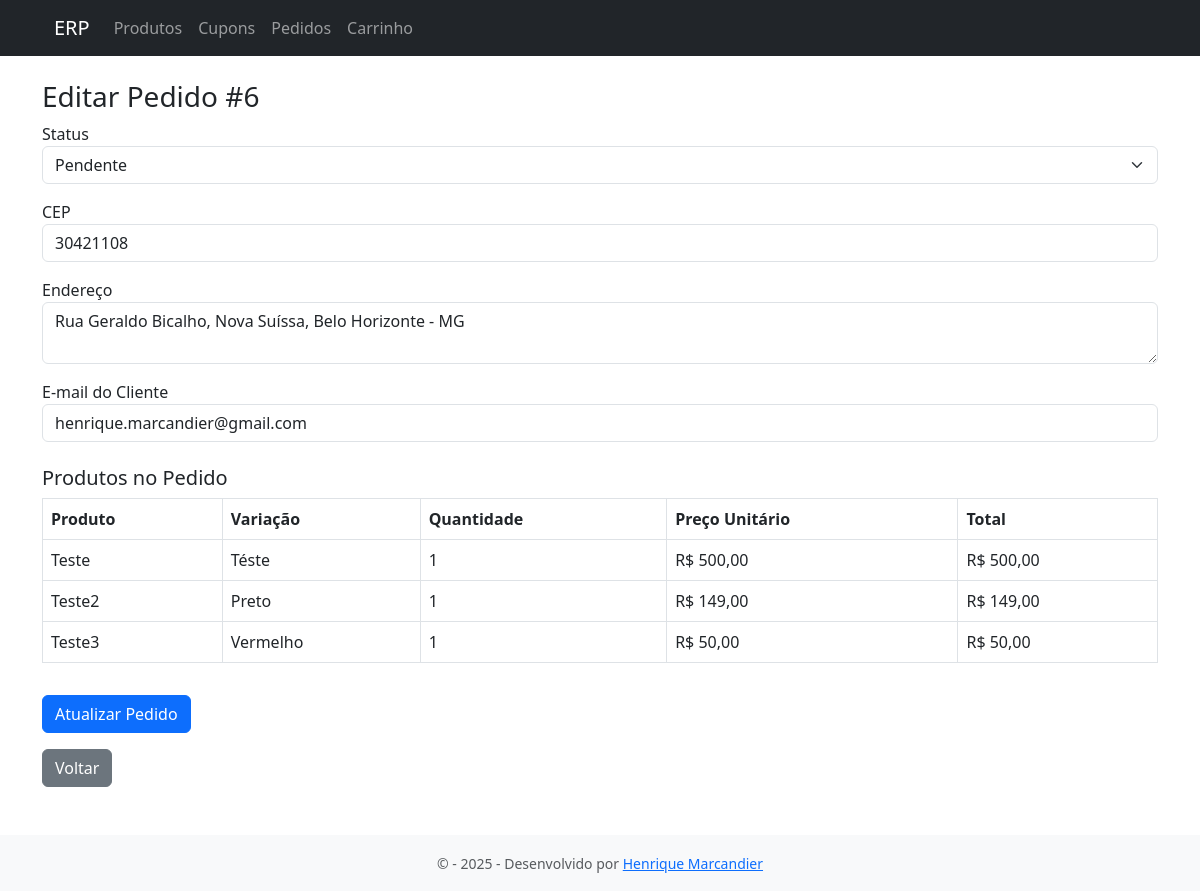
The app's page /?url=pedido/editar&id=6 with its own data.
### tables this page shows
CREATE TABLE `pedidos` (
  `id` int(11) NOT NULL AUTO_INCREMENT,
  `cliente_nome` varchar(100) NOT NULL,
  `email_cliente` varchar(100) DEFAULT NULL,
  `cep` varchar(10) DEFAULT NULL,
  `endereco` varchar(255) DEFAULT NULL,
  `status` enum('Pendente','Processando','Enviado','Cancelado','Concluído') DEFAULT 'Pendente',
  `cupom_aplicado` varchar(255) DEFAULT NULL,
  `subtotal` decimal(10,2) NOT NULL DEFAULT 0.00,
  `frete` decimal(10,2) NOT NULL DEFAULT 0.00,
  `desconto` decimal(10,2) NOT NULL DEFAULT 0.00,
  `total` decimal(10,2) NOT NULL DEFAULT 0.00,
  `criado_em` datetime DEFAULT current_timestamp(),
  PRIMARY KEY (`id`)
);

CREATE TABLE `pedido_itens` (
  `id` int(11) NOT NULL AUTO_INCREMENT,
  `pedido_id` int(11) NOT NULL,
  `variacao_id` int(11) NOT NULL,
  `quantidade` int(11) NOT NULL,
  `preco_unitario` decimal(10,2) NOT NULL,
  PRIMARY KEY (`id`)
);

CREATE TABLE `produtos` (
  `id` int(11) NOT NULL AUTO_INCREMENT,
  `nome` varchar(100) NOT NULL,
  `descricao` text DEFAULT NULL,
  `preco` decimal(10,2) NOT NULL DEFAULT 0.00,
  `ativo` tinyint(1) DEFAULT 1,
  `criado_em` datetime DEFAULT current_timestamp(),
  PRIMARY KEY (`id`)
);

CREATE TABLE `variacoes` (
  `id` int(11) NOT NULL AUTO_INCREMENT,
  `produto_id` int(11) NOT NULL,
  `nome` varchar(100) NOT NULL,
  `preco` decimal(10,2) NOT NULL,
  PRIMARY KEY (`id`)
);

### controllers/PedidoController.php (called while the page is built, shortened)
<?php
require_once __DIR__ . '/../models/Cupom.php';
        ?>
        <?php
function editarPedido() {
    global $conn;
    $id = intval($_GET['id']);
    $resPedido = $conn->query("SELECT * FROM pedidos WHERE id = $id");
    $pedido = $resPedido->fetch_assoc();
    $resItens = $conn->query("SELECT pi.*, v.nome AS variacao_nome, p.nome AS produto_nome
        FROM pedido_itens pi
        JOIN variacoes v ON pi.variacao_id = v.id
        JOIN produtos p ON v.produto_id = p.id
        WHERE pi.pedido_id = $id");
    $itens = $resItens->fetch_all(MYSQLI_ASSOC);
    include __DIR__ . '/../views/pedidos/form_editar.php';
}
?>

### views/pedidos/form_editar.php (the view, shortened to what this page needs)
<?php include __DIR__ . '/../layout/header.php'; ?>
<div class="container mt-4">
  <h3>Editar Pedido #<?= $pedido['id'] ?></h3>
  <form method="POST" action="?url=pedidos/atualizar">
    <div class="mb-3">
      <label>Status</label>
      <select name="status" class="form-select" required>
        <?php
          $status_options = ['Pendente', 'Processando', 'Enviado', 'Cancelado', 'Concluído'];
          foreach ($status_options as $opt) {
            $sel = ($pedido['status'] == $opt) ? 'selected' : '';
            echo "<option value=\"$opt\" $sel>$opt</option>";
          }
        ?>
      </select>
    </div>
    <div class="mb-3">
  <label>CEP</label>
  <input type="text" name="cep" id="cep" class="form-control" value="<?= htmlspecialchars($pedido['cep']) ?>" required>
</div>
<div class="mb-3">
  <label>Endereço</label>
  <textarea name="endereco" id="endereco" class="form-control" required><?= htmlspecialchars($pedido['endereco']) ?></textarea>
</div>
    <div class="mb-3">
      <label>E-mail do Cliente</label>
      <input type="email" name="email" class="form-control" value="<?= htmlspecialchars($pedido['email_cliente']) ?>" required>
    </div>
    <h5 class="mt-4">Produtos no Pedido</h5>
    <table class="table table-bordered">
      <thead>
        <tr>
          <th>Produto</th>
          <th>Variação</th>
          <th>Quantidade</th>
          <th>Preço Unitário</th>
          <th>Total</th>
        </tr>
      </thead>
      <tbody>
        <?php foreach ($itens as $item): ?>
        <tr>
          <td><?= htmlspecialchars($item['produto_nome']) ?></td>
          <td><?= htmlspecialchars($item['variacao_nome']) ?></td>
          <td><?= $item['quantidade'] ?></td>
          <td>R$ <?= number_format($item['preco_unitario'], 2, ',', '.') ?></td>
          <td>R$ <?= number_format($item['quantidade'] * $item['preco_unitario'], 2, ',', '.') ?></td>
        </tr>
        <?php endforeach; ?>
      </tbody>
    </table>
    <button type="submit" class="btn btn-primary mt-3">Atualizar Pedido</button>
  </form>
  <a href="?url=pedidos" class="btn btn-secondary mt-3">Voltar</a>
</div>
<?php include __DIR__ . '/../layout/footer.php'; ?>

### records on screen
pedidos: id "6", cep "30421108", endereco "Rua Geraldo Bicalho, Nova Suíssa, Belo Horizonte - MG", email "henrique.marcandier@gmail.com"
pedido_itens: produtos.nome "Teste", variacoes.nome "Téste", quantidade "1", preco_unitario "500,00", $item['quantidade'] * $item['preco_unitario'] "500,00"
pedido_itens: produtos.nome "Teste2", variacoes.nome "Preto", quantidade "1", preco_unitario "149,00", $item['quantidade'] * $item['preco_unitario'] "149,00"
pedido_itens: produtos.nome "Teste3", variacoes.nome "Vermelho", quantidade "1", preco_unitario "50,00", $item['quantidade'] * $item['preco_unitario'] "50,00"

### other values on screen
form field status "Pendente"
